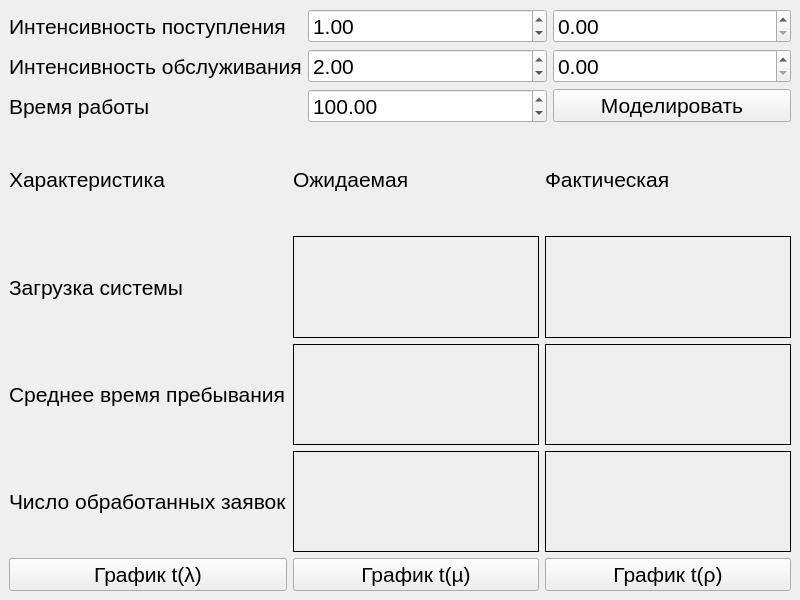
<?xml version="1.0" encoding="UTF-8"?>
<ui version="4.0">
 <class>MainWindow</class>
 <widget class="QMainWindow" name="MainWindow">
  <property name="geometry">
   <rect>
    <x>0</x>
    <y>0</y>
    <width>800</width>
    <height>600</height>
   </rect>
  </property>
  <property name="sizePolicy">
   <sizepolicy hsizetype="Minimum" vsizetype="Minimum">
    <horstretch>0</horstretch>
    <verstretch>0</verstretch>
   </sizepolicy>
  </property>
  <property name="windowTitle">
   <string>MainWindow</string>
  </property>
  <widget class="QWidget" name="centralwidget">
   <layout class="QVBoxLayout" name="verticalLayout">
    <item>
     <layout class="QGridLayout" name="gridLayout">
      <property name="sizeConstraint">
       <enum>QLayout::SetMinimumSize</enum>
      </property>
      <item row="1" column="1">
       <widget class="QDoubleSpinBox" name="muSP">
        <property name="font">
         <font>
          <pointsize>16</pointsize>
         </font>
        </property>
        <property name="maximum">
         <double>9999999.000000000000000</double>
        </property>
        <property name="value">
         <double>2.000000000000000</double>
        </property>
       </widget>
      </item>
      <item row="2" column="0">
       <widget class="QLabel" name="label_3">
        <property name="font">
         <font>
          <pointsize>16</pointsize>
         </font>
        </property>
        <property name="text">
         <string>Время работы</string>
        </property>
       </widget>
      </item>
      <item row="2" column="1">
       <widget class="QDoubleSpinBox" name="mtineSP">
        <property name="font">
         <font>
          <pointsize>16</pointsize>
         </font>
        </property>
        <property name="maximum">
         <double>9999999.000000000000000</double>
        </property>
        <property name="value">
         <double>100.000000000000000</double>
        </property>
       </widget>
      </item>
      <item row="0" column="0">
       <widget class="QLabel" name="label">
        <property name="font">
         <font>
          <pointsize>16</pointsize>
         </font>
        </property>
        <property name="text">
         <string>Интенсивность поступления</string>
        </property>
       </widget>
      </item>
      <item row="1" column="0">
       <widget class="QLabel" name="label_2">
        <property name="font">
         <font>
          <pointsize>16</pointsize>
         </font>
        </property>
        <property name="text">
         <string>Интенсивность обслуживания</string>
        </property>
       </widget>
      </item>
      <item row="0" column="1">
       <widget class="QDoubleSpinBox" name="lambdaSP">
        <property name="font">
         <font>
          <pointsize>16</pointsize>
         </font>
        </property>
        <property name="maximum">
         <double>9999999.000000000000000</double>
        </property>
        <property name="value">
         <double>1.000000000000000</double>
        </property>
       </widget>
      </item>
      <item row="0" column="2">
       <widget class="QDoubleSpinBox" name="labdaDeltaSP">
        <property name="font">
         <font>
          <pointsize>16</pointsize>
         </font>
        </property>
        <property name="maximum">
         <double>9999999.000000000000000</double>
        </property>
        <property name="singleStep">
         <double>0.100000000000000</double>
        </property>
        <property name="value">
         <double>0.000000000000000</double>
        </property>
       </widget>
      </item>
      <item row="1" column="2">
       <widget class="QDoubleSpinBox" name="muDeltaSp">
        <property name="font">
         <font>
          <pointsize>16</pointsize>
         </font>
        </property>
        <property name="maximum">
         <double>9999999.000000000000000</double>
        </property>
        <property name="singleStep">
         <double>0.100000000000000</double>
        </property>
        <property name="value">
         <double>0.000000000000000</double>
        </property>
       </widget>
      </item>
      <item row="2" column="2">
       <widget class="QPushButton" name="modelPB">
        <property name="font">
         <font>
          <pointsize>16</pointsize>
         </font>
        </property>
        <property name="text">
         <string>Моделировать</string>
        </property>
       </widget>
      </item>
     </layout>
    </item>
    <item>
     <layout class="QGridLayout" name="gridLayout_2">
      <property name="sizeConstraint">
       <enum>QLayout::SetMinimumSize</enum>
      </property>
      <item row="2" column="2">
       <widget class="QLabel" name="avgTFactL">
        <property name="font">
         <font>
          <pointsize>16</pointsize>
         </font>
        </property>
        <property name="frameShape">
         <enum>QFrame::Box</enum>
        </property>
        <property name="text">
         <string/>
        </property>
       </widget>
      </item>
      <item row="1" column="0">
       <widget class="QLabel" name="label_7">
        <property name="font">
         <font>
          <pointsize>16</pointsize>
         </font>
        </property>
        <property name="text">
         <string>Загрузка системы</string>
        </property>
       </widget>
      </item>
      <item row="3" column="0">
       <widget class="QLabel" name="label_14">
        <property name="font">
         <font>
          <pointsize>16</pointsize>
         </font>
        </property>
        <property name="text">
         <string>Число обработанных заявок</string>
        </property>
       </widget>
      </item>
      <item row="0" column="2">
       <widget class="QLabel" name="label_6">
        <property name="font">
         <font>
          <pointsize>16</pointsize>
         </font>
        </property>
        <property name="text">
         <string>Фактическая</string>
        </property>
       </widget>
      </item>
      <item row="3" column="1">
       <widget class="QLabel" name="rExpL">
        <property name="font">
         <font>
          <pointsize>16</pointsize>
         </font>
        </property>
        <property name="frameShape">
         <enum>QFrame::Box</enum>
        </property>
        <property name="text">
         <string/>
        </property>
       </widget>
      </item>
      <item row="0" column="1">
       <widget class="QLabel" name="label_5">
        <property name="font">
         <font>
          <pointsize>16</pointsize>
         </font>
        </property>
        <property name="text">
         <string>Ожидаемая</string>
        </property>
       </widget>
      </item>
      <item row="2" column="0">
       <widget class="QLabel" name="label_10">
        <property name="font">
         <font>
          <pointsize>16</pointsize>
         </font>
        </property>
        <property name="text">
         <string>Среднее время пребывания</string>
        </property>
       </widget>
      </item>
      <item row="4" column="1">
       <widget class="QPushButton" name="muGraphPB">
        <property name="font">
         <font>
          <pointsize>16</pointsize>
         </font>
        </property>
        <property name="text">
         <string>График t(µ)</string>
        </property>
       </widget>
      </item>
      <item row="0" column="0">
       <widget class="QLabel" name="label_4">
        <property name="font">
         <font>
          <pointsize>16</pointsize>
         </font>
        </property>
        <property name="text">
         <string>Характеристика</string>
        </property>
       </widget>
      </item>
      <item row="4" column="2">
       <widget class="QPushButton" name="roGraphPB">
        <property name="font">
         <font>
          <pointsize>16</pointsize>
         </font>
        </property>
        <property name="text">
         <string>График t(ρ)</string>
        </property>
       </widget>
      </item>
      <item row="1" column="2">
       <widget class="QLabel" name="loadFactL">
        <property name="font">
         <font>
          <pointsize>16</pointsize>
         </font>
        </property>
        <property name="frameShape">
         <enum>QFrame::Box</enum>
        </property>
        <property name="text">
         <string/>
        </property>
       </widget>
      </item>
      <item row="1" column="1">
       <widget class="QLabel" name="loadExpL">
        <property name="font">
         <font>
          <pointsize>16</pointsize>
         </font>
        </property>
        <property name="frameShape">
         <enum>QFrame::Box</enum>
        </property>
        <property name="text">
         <string/>
        </property>
       </widget>
      </item>
      <item row="4" column="0">
       <widget class="QPushButton" name="lambdaGraphPB">
        <property name="font">
         <font>
          <pointsize>16</pointsize>
         </font>
        </property>
        <property name="text">
         <string>График t(λ)</string>
        </property>
       </widget>
      </item>
      <item row="2" column="1">
       <widget class="QLabel" name="avgTExpL">
        <property name="font">
         <font>
          <pointsize>16</pointsize>
         </font>
        </property>
        <property name="frameShape">
         <enum>QFrame::Box</enum>
        </property>
        <property name="text">
         <string/>
        </property>
       </widget>
      </item>
      <item row="3" column="2">
       <widget class="QLabel" name="rFactL">
        <property name="font">
         <font>
          <pointsize>16</pointsize>
         </font>
        </property>
        <property name="frameShape">
         <enum>QFrame::Box</enum>
        </property>
        <property name="text">
         <string/>
        </property>
       </widget>
      </item>
     </layout>
    </item>
   </layout>
  </widget>
 </widget>
 <resources/>
 <connections/>
</ui>
